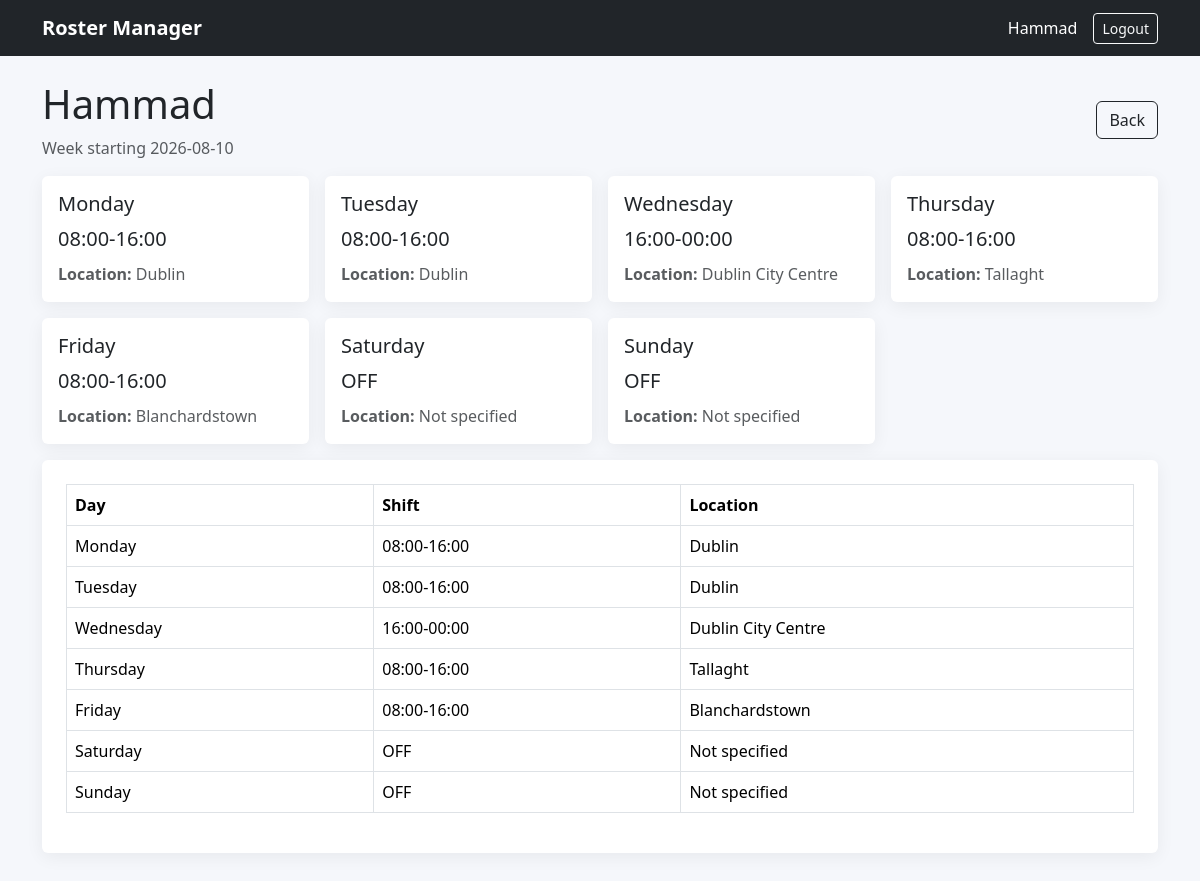
Page /roster/1 (signed in) on the committed database.
### app.py (models this page shows)
class User(db.Model):
    id = db.Column(
        db.Integer,
        primary_key=True
    )
    name = db.Column(
        db.String(120),
        nullable=False
    )
    email = db.Column(
        db.String(160),
        unique=True,
        nullable=False
    )
    password_hash = db.Column(
        db.String(255),
        nullable=False
    )
    role = db.Column(
        db.String(20),
        default="employee",
        nullable=False
    )
    active = db.Column(
        db.Boolean,
        default=True,
        nullable=False
    )
    rosters = db.relationship(
        "Roster",
        backref="employee",
        lazy=True,
        cascade="all, delete-orphan"
    )

class Roster(db.Model):
    id = db.Column(
        db.Integer,
        primary_key=True
    )
    employee_id = db.Column(
        db.Integer,
        db.ForeignKey("user.id"),
        nullable=False
    )
    week_start = db.Column(
        db.String(10),
        nullable=False
    )
    monday = db.Column(
        db.String(80),
        default="OFF"
    )
    monday_location = db.Column(
        db.String(200),
        default=""
    )
    tuesday = db.Column(
        db.String(80),
        default="OFF"
    )
    tuesday_location = db.Column(
        db.String(200),
        default=""
    )
    wednesday = db.Column(
        db.String(80),
        default="OFF"
    )
    wednesday_location = db.Column(
        db.String(200),
        default=""
    )
    thursday = db.Column(
        db.String(80),
        default="OFF"
    )
    thursday_location = db.Column(
        db.String(200),
        default=""
    )
    friday = db.Column(
        db.String(80),
        default="OFF"
    )
    friday_location = db.Column(
        db.String(200),
        default=""
    )
    saturday = db.Column(
        db.String(80),
        default="OFF"
    )
    saturday_location = db.Column(
        db.String(200),
        default=""
    )
    sunday = db.Column(
        db.String(80),
        default="OFF"
    )
    sunday_location = db.Column(
        db.String(200),
        default=""
    )
    created_at = db.Column(
        db.DateTime,
        default=datetime.utcnow
    )

### app.py (the view, shortened to what this page needs)
@app.route(
    "/roster/<int:roster_id>"
)
@login_required
def view_roster(roster_id):
    roster = db.session.get(
        Roster,
        roster_id
    )
    return render_template(
        "view_roster.html",
        roster=roster
    )

### app.py (called while the page is built)
def login_required(f):
    @wraps(f)
    def wrapper(*args, **kwargs):
        if not session.get("user_id"):
            return redirect(
                url_for("login")
            )
        return f(*args, **kwargs)
    return wrapper

@app.context_processor
def inject_globals():
    return {
        "days": DAYS,
        "calculate_shift_hours": calculate_shift_hours,
        "calculate_weekly_hours": calculate_weekly_hours
    }

### templates/view_roster.html (shortened to what this page needs)
{% extends "base.html" %}
{% block content %}
<div class="d-flex justify-content-between align-items-center mb-3">
    <div>
        <h1>{{ roster.employee.name }}</h1>
        <p class="text-muted mb-0">
            Week starting {{ roster.week_start }}
        </p>
    </div>
    <a
        class="btn btn-outline-dark"
        href="{{ url_for('dashboard') }}"
    >
        Back
    </a>
</div>
<div class="row g-3">
    <div class="col-12 col-sm-6 col-lg-3">
        <div class="card p-3 shift">
            <h5>Monday</h5>
            <div class="fs-5">{{ roster.monday }}</div>
            <div class="text-muted mt-2">
                <strong>Location:</strong>
                {{ roster.monday_location or "Not specified" }}
            </div>
        </div>
    </div>
    <div class="col-12 col-sm-6 col-lg-3">
        <div class="card p-3 shift">
            <h5>Tuesday</h5>
            <div class="fs-5">{{ roster.tuesday }}</div>
            <div class="text-muted mt-2">
                <strong>Location:</strong>
                {{ roster.tuesday_location or "Not specified" }}
            </div>
        </div>
    </div>
    <div class="col-12 col-sm-6 col-lg-3">
        <div class="card p-3 shift">
            <h5>Wednesday</h5>
            <div class="fs-5">{{ roster.wednesday }}</div>
            <div class="text-muted mt-2">
                <strong>Location:</strong>
                {{ roster.wednesday_location or "Not specified" }}
            </div>
        </div>
    </div>
    <div class="col-12 col-sm-6 col-lg-3">
        <div class="card p-3 shift">
            <h5>Thursday</h5>
            <div class="fs-5">{{ roster.thursday }}</div>
            <div class="text-muted mt-2">
                <strong>Location:</strong>
                {{ roster.thursday_location or "Not specified" }}
            </div>
        </div>
    </div>
    <div class="col-12 col-sm-6 col-lg-3">
        <div class="card p-3 shift">
            <h5>Friday</h5>
            <div class="fs-5">{{ roster.friday }}</div>
            <div class="text-muted mt-2">
                <strong>Location:</strong>
                {{ roster.friday_location or "Not specified" }}
            </div>
        </div>
    </div>
    <div class="col-12 col-sm-6 col-lg-3">
        <div class="card p-3 shift">
            <h5>Saturday</h5>
            <div class="fs-5">{{ roster.saturday }}</div>
            <div class="text-muted mt-2">
                <strong>Location:</strong>
                {{ roster.saturday_location or "Not specified" }}
            </div>
        </div>
    </div>
    <div class="col-12 col-sm-6 col-lg-3">
        <div class="card p-3 shift">
            <h5>Sunday</h5>
            <div class="fs-5">{{ roster.sunday }}</div>
            <div class="text-muted mt-2">
                <strong>Location:</strong>
                {{ roster.sunday_location or "Not specified" }}
            </div>
        </div>
    </div>
</div>
<div class="card p-4 mt-3">
    <div class="table-responsive">
        <table class="table table-bordered align-middle">
            <thead>
                <tr>
                    <th>Day</th>
                    <th>Shift</th>
                    <th>Location</th>
                </tr>
            </thead>
            <tbody>
                <tr>
                    <td>Monday</td>
                    <td>{{ roster.monday }}</td>
                    <td>{{ roster.monday_location or "Not specified" }}</td>
                </tr>
                <tr>
                    <td>Tuesday</td>
                    <td>{{ roster.tuesday }}</td>
                    <td>{{ roster.tuesday_location or "Not specified" }}</td>
                </tr>
                <tr>
                    <td>Wednesday</td>
                    <td>{{ roster.wednesday }}</td>
                    <td>{{ roster.wednesday_location or "Not specified" }}</td>
                </tr>
                <tr>
                    <td>Thursday</td>
                    <td>{{ roster.thursday }}</td>
                    <td>{{ roster.thursday_location or "Not specified" }}</td>
                </tr>
                <tr>
                    <td>Friday</td>
                    <td>{{ roster.friday }}</td>
                    <td>{{ roster.friday_location or "Not specified" }}</td>
                </tr>
                <tr>
                    <td>Saturday</td>
                    <td>{{ roster.saturday }}</td>
                    <td>{{ roster.saturday_location or "Not specified" }}</td>
                </tr>
                <tr>
                    <td>Sunday</td>
                    <td>{{ roster.sunday }}</td>
                    <td>{{ roster.sunday_location or "Not specified" }}</td>
                </tr>
            </tbody>
        </table>
    </div>
</div>
{% endblock %}

### templates/base.html (shortened to what this page needs)
<!doctype html>
<html lang="en">
<head>
    <link
        href="https://cdn.jsdelivr.net/npm/bootstrap@5.3.3/dist/css/bootstrap.min.css"
        rel="stylesheet"
    >
</head>
<body>
    <nav class="navbar navbar-dark bg-dark mb-4">
        <div class="container">
            <a
                class="navbar-brand"
                href="{{ url_for('dashboard') }}"
            >
                Roster Manager
            </a>
            {% if session.get('user_id') %}
            <div class="d-flex align-items-center gap-3 text-white">
                <span>
                    {{ session.get('name') }}
                </span>
                <a
                    class="btn btn-outline-light btn-sm"
                    href="{{ url_for('logout') }}"
                >
                    Logout
                </a>
            </div>
            {% endif %}
        </div>
    </nav>
    <div class="container pb-5">
        {% block content %}
        {% endblock %}
    </div>
</body>
</html>

### templates/base.html (style rules this page uses)
body { background: #f5f7fb; }
.navbar-brand { font-weight: 700; }
.card { border: 0; box-shadow: 0 4px 18px rgba(0, 0, 0, .06); }
.shift { min-height: 90px; }

### rows in the picture
User: get "Hammad", employee.name "Hammad"
Roster: week_start "2026-08-10", monday "08:00-16:00", monday_location "Dublin", tuesday "08:00-16:00", tuesday_location "Dublin", wednesday "16:00-00:00", wednesday_location "Dublin City Centre", thursday "08:00-16:00", thursday_location "Tallaght", friday "08:00-16:00", friday_location "Blanchardstown", saturday "OFF", saturday_location "Not specified", sunday "OFF", sunday_location "Not specified"
